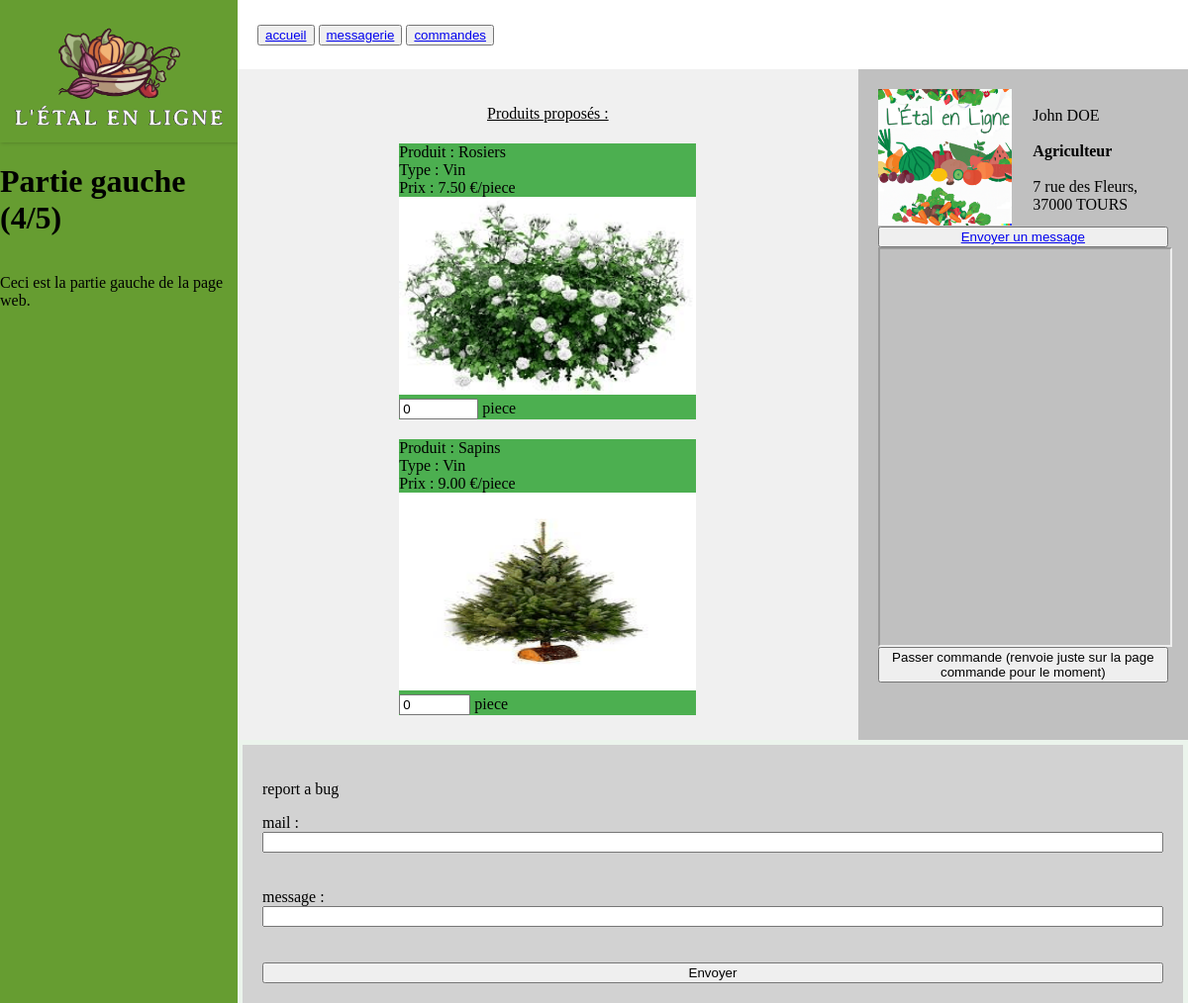
The page /producteur.php?Id_Prod=1 on the database its author committed.
### tables this page shows
CREATE TABLE PRODUCTEUR(
   Id_Prod INT,
   Id_Uti INT NOT NULL,
   Prof_Prod VARCHAR(50),
   PRIMARY KEY(Id_Prod),
   UNIQUE(Id_Uti),
   FOREIGN KEY(Id_Uti) REFERENCES UTILISATEUR(Id_Uti)
);

CREATE TABLE UTILISATEUR(
   Id_Uti INT,
   Prenom_Uti VARCHAR(50) NOT NULL,
   Nom_Uti VARCHAR(50) NOT NULL,
   Mail_Uti VARCHAR(50) NOT NULL,
   Adr_Uti VARCHAR(200) NOT NULL,
   Pwd_Uti VARCHAR(50) NOT NULL,
   PRIMARY KEY(Id_Uti),
   UNIQUE(Mail_Uti)
);

### producteur.php (the view, shortened to what this page needs)
<!DOCTYPE html>
<html lang="fr">
<head>
    <link rel="stylesheet" type="text/css" href="css/style.css">
</head>
<body>
    <?php
     function dbConnect(){
        $host = 'localhost';
        $dbname = 'sae3';
        $user = 'root';
        $password = '';
        return new PDO('mysql:host='.$host.';dbname='.$dbname,$user,$password);
      }
      $Id_Prod = $_GET["Id_Prod"];
    ?>
    <div class="container">
        <div class="left-column">
            <img class="logo" src="img/logo.png">
            <h1>Partie gauche (4/5)</h1>
            <p>Ceci est la partie gauche de la page web.</p>
        </div>
        <div class="right-column">
            <div class="fixed-banner">
                <div class="banner-left">
                    <div class="button-container">
                        <button class="button"><a href="index.php">accueil</a></button>
                        <button class="button"><a href="message.php">messagerie</a></button>
                        <button class="button"><a href="commandes.php">commandes</a></button>
                    </div>
                </div>
                <div class="banner-right">
                </div>
            </div>
            <form method="get" action="insert_commande.php">
            <div class="content-container">
                <div class="product">
                    <p><center><U>Produits proposés :</U></center></p>
                    <div class="gallery-container">
                        <?php
                            $bdd=dbConnect();
                            $queryGetProducts = $bdd->query(('SELECT Id_Produit, Id_Prod, Nom_Produit, Desc_Type_Produit, Prix_Produit_Unitaire, Nom_Unite_Prix, Qte_Produit FROM produits_d_un_producteur  WHERE Id_Prod=\''.$Id_Prod.'\';'));
                            $returnQueryGetProducts = $queryGetProducts->fetchAll(PDO::FETCH_ASSOC);
                            $i=0;
                            if(count($returnQueryGetProducts)==0){
                                echo "Aucun produit en stock";
                            }
                            else{
                                while ($i<count($returnQueryGetProducts)){
                                    $Id_Produit = $returnQueryGetProducts[$i]["Id_Produit"];
                                    $nomProduit = $returnQueryGetProducts[$i]["Nom_Produit"];
                                    $typeProduit = $returnQueryGetProducts[$i]["Desc_Type_Produit"];
                                    $prixProduit = $returnQueryGetProducts[$i]["Prix_Produit_Unitaire"];
                                    $QteProduit = $returnQueryGetProducts[$i]["Qte_Produit"];
                                    $unitePrixProduit = $returnQueryGetProducts[$i]["Nom_Unite_Prix"];
                                    if ($QteProduit>0){
                                        echo '<div class="squareProduct" >';
                                        echo "Produit : " . $nomProduit . "<br>";
                                        echo "Type : " . $typeProduit . "<br>";
                                        echo "Prix : " . $prixProduit .' €/'.$unitePrixProduit. "<br>";
                                        echo '<img class="img-produit" src="/img_produit/' . $Id_Produit  . '.png" alt="Image '.$nomProduit.'" style="width: 100%; height: 85%;" ><br>';
                                        echo '<input type="number" name="'.$Id_Produit.'" placeholder="max '.$QteProduit.'" max="'.$QteProduit.'" min="0" value="0"> '.$unitePrixProduit;
                                        echo '</div> ';
                                    }
                                    $i++;
                                }
                            }
                        ?>
                    </div>
                </div>
                <div class="producteur">
                    <?php
                        $bdd=dbConnect();
                        $queryInfoProd = $bdd->query(('SELECT utilisateur.Adr_Uti, Prenom_Uti, Nom_Uti, Prof_Prod FROM utilisateur INNER JOIN producteur ON utilisateur.Id_Uti = producteur.Id_Uti WHERE producteur.Id_Prod=\''.$Id_Prod.'\';'));
                        $returnQueryInfoProd = $queryInfoProd->fetchAll(PDO::FETCH_ASSOC);
                        $address = $returnQueryInfoProd[0]["Adr_Uti"];
                        $nom = $returnQueryInfoProd[0]["Nom_Uti"];
                        $prenom = $returnQueryInfoProd[0]["Prenom_Uti"];
                        $profession = $returnQueryInfoProd[0]["Prof_Prod"];
                    ?>
                    <div class="info-container">
						<div class="img-prod">
                        	<img class="img-test" src="/img_producteur/<?php echo $Id_Prod; ?>.png" alt="Image utilisateur" style="width: 99%; height: 99%;">
						</div>
						<div class="text-info">
                            <?php
                                echo '</br>'.$prenom . ' ' . strtoupper($nom) . '</br></br><strong>' . $profession.'</strong></br></br>'.$address;
                            ?>
                        </div>
                    </div>
					<button class="button"><a href="message.php?Id_Interlocuteur=<?php echo $Id_Prod; ?>">Envoyer un message</a></button>
                    <?php
                        if (isset($address)) {
                            $address = str_replace(" ", "+", $address);
                    ?>
                    <iframe class="map-frame" src="https://maps.google.com/maps?&q=<?php echo $address; ?>&output=embed "
                        width="100%" height="100%"
                    ></iframe>
                    <?php }
                    ?>
                <button type="submit">Passer commande (renvoie juste sur la page commande pour le moment)</button>
            </form>
                </div>
            </div>
            <form class="formulaire" action="bug_report.php" method="post">
                <p class="centered">report a bug</p>
                <label for="mail">mail :</label>
                <input type="text" name="mail" id="mail" required><br><br>
                <label for="pwd">message : </label>
                <input type="text" name="message" id="message" required><br><br>
                <input type="submit" value="Envoyer">
            </form>
</body>
</html>

### css/style.css (style rules this page uses)
html { height: 100%; }
body { height: 100%; margin: 0; padding: 0; }
.container { display: flex; height: 100%; }
.right-column { flex: 4; background-color: #EBF4EC; justify-content: center; height: 100%; }
.left-column { flex: 1; background-color: #669D31; display: flex; flex-direction: column; height: 100%; }
.fixed-banner { height: 70px; background-color: #fff; display: flex; }
.banner-left { flex: 1; display: flex; align-items: center; padding: 0 20px; }
.banner-right { flex: 1; display: flex; justify-content: flex-end; align-items: center; padding: 0 20px; }
.gallery-container { display: flex; flex-wrap: wrap; justify-content: center ; gap: 10px; }
.formulaire { background-color: #d2d2d2; padding: 20px; display: flex; flex-direction: column; margin: 5px; justify-content: center; }
.content-container { display: flex; }
.product { flex: 2; background-color: #f0f0f0; padding: 20px; }
.producteur { flex: 1; background-color: #c0c0c0; padding: 20px; display: flex; flex-direction: column; }
.info-container { display: flex; }
.map-frame { width: 100%; height: 400px; }
.img-prod { flex: 1; width: 100%; height: 100%; }
.text-info { flex: 1; margin-left: 20px; }
.squareProduct { width: 100%; height: 100%; background-color: #4caf50; margin: 5px; max-width: 300px; max-height: 300px; }
.img-produit { justify-content: center; flex: 1; max-height: 200px; }
.logo { width: 100%; box-shadow: 1px 0px 4px 0px rgba(0, 0, 0, 0.25); }

### rows shown on the page
producteur: Id_Uti.Prenom_Uti "John", Id_Uti.Nom_Uti "DOE", Prof_Prod "Agriculteur", Id_Uti.Adr_Uti "7 rue des Fleurs, 37000 TOURS"

### other values the page prints
$nomProduit "Rosiers"
$typeProduit "Vin"
$prixProduit "7.50"
$unitePrixProduit "piece"
$nomProduit "Sapins"
$prixProduit "9.00"
